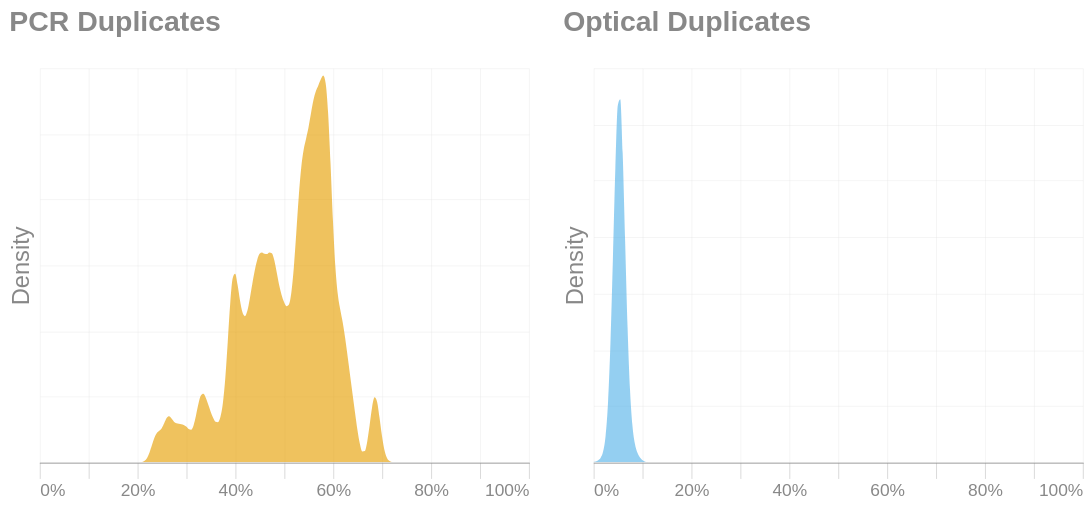

The notebook cell this image was saved under:
### Markdown cell above
## Duplication Rate
Duplication rate can vary significantly between libraries and preparation methods and it can often been a large pain-point in sequencing success. Below is a plot of duplication rate across samples, separated by PCR[^1] and Optical[^2] duplicates. Keep in mind these are kernel density estimates, so the Y-axis reflects density and not sample proportion. 

[^1]: PCR duplicates are DNA fragments identical to other ones due to PCR amplification. Unlike genomic duplicates, these reads are not biologically meaningful because they were created artificially through PCR.

[^2]: Optical duplicates are a machine reading error caused by the sequencer, where it incorrectly splits a single read into two or more identical ones.

### Code cell
dupdata = dat.select(["Sample", "% Duplicates (PCR)", "% Duplicates (Opt)"]).rename(
    {"% Duplicates (PCR)" : "PCR", "% Duplicates (Opt)": "Optical"}
)

def density_chart(col):
    color = "#E69F00" if col == 'PCR' else "#56B4E9"
    return (
        alt.Chart(dupdata, width = 310, height = 250)
        .transform_density(density=col, extent=[0, 100], bandwidth=1)
        .mark_area(opacity=0.9, line=False, fill = color, interpolate="monotone")
        .encode(
            x=alt.X('value:Q', title=None).axis(format='d', labelExpr="datum.value + '%'"),
            y=alt.Y('density:Q', title='Density').axis(labels=False).stack(False),
            tooltip=[
                alt.Tooltip('value:Q', title = "Rate (%)"),
                alt.Tooltip("density:Q", title = "Density", format = '.2f')
            ]
        )
        .properties(title=f"{col} Duplicates")
    ).add_params(alt.selection_interval(bind="scales", encodings=["x"], name=f"brush_{col}"))

with SafeRender(dupdata):
    (
        alt.hconcat(density_chart('PCR'), density_chart('Optical'))
        .properties(
            usermeta={'embedOptions': {'downloadFileName': 'duplication'}}
        )
    ).display()

### Figure 1 — Vega-Lite specification as saved in the notebook (floating-point values rounded to 4 significant figures; data arrays with more than 128 entries replaced by an {"elided": "..."} marker saying what was removed)
{"width": "container", "height": 400, "config": {"title": {"anchor": "start", "dy": -15, "fontSize": 18, "color": "#888888", "subtitleColor": "#888888", "subtitleFontSize": 14}, "arc": {"fill": "#0072B2"}, "axis": {"domainColor": "#888888", "domainWidth": 0.5, "gridWidth": 0.2, "grid": false, "titleFontWeight": 400, "titleFontSize": 15, "labelFontSize": 11, "labelColor": "#888888", "tickColor": "#888888", "tickWidth": 0.2, "titleColor": "#888888"}, "axisBand": {"grid": false}, "axisX": {"grid": true, "tickSize": 10, "domainCap": "round"}, "axisY": {"domain": false, "grid": true, "tickSize": 0, "domainCap": "round"}, "background": "transparent", "header": {"labelFontSize": 15, "labelColor": "#888888", "titleFontSize": 15, "titleFontWeight": 600, "titleColor": "#888888"}, "legend": {"labelFont": "sans-serif", "labelFontSize": 12, "labelColor": "#888888", "symbolSize": 100, "symbolType": "circle", "titleFontSize": 12, "titlePadding": 10, "titleColor": "#888888", "title": null}, "range": {"category": ["#E69F00", "#56B4E9", "#009E73", "#F0E442", "#0072B2", "#D55E00", "#CC79A7", "#000000"], "diverging": ["#cfe8f3", "#a2d4ec", "#73bfe2", "#46abdb", "#1696d2", "#12719e"]}, "area": {"fill": "#0072B2", "fillOpacity": 0.7, "line": true, "strokeOpacity": 0.7}, "line": {"color": "#0072B2", "stroke": "#0072B2", "strokeWidth": 2}, "trail": {"color": "#0072B2", "stroke": "#0072B2", "strokeWidth": 0, "size": 1}, "point": {"filled": true, "fillOpacity": 1.0, "size": 95}, "text": {"color": "#888888", "fontSize": 11, "align": "right", "fontWeight": 400, "size": 11}, "bar": {"fill": "#0072B2", "stroke": null}, "view": {"stroke": null, "continuousWidth": 660, "continuousHeight": 400}}, "hconcat": [{"mark": {"type": "area", "fill": "#E69F00", "interpolate": "monotone", "line": false, "opacity": 0.9}, "encoding": {"tooltip": [{"field": "value", "title": "Rate (%)", "type": "quantitative"}, {"field": "density", "format": ".2f", "title": "Density", "type": "quantitative"}], "x": {"axis": {"format": "d", "labelExpr": "datum.value + '%'"}, "field": "value", "title": null, "type": "quantitative"}, "y": {"axis": {"labels": false}, "field": "density", "stack": false, "title": "Density", "type": "quantitative"}}, "height": 250, "name": "view_95c83dadae836b1c_0", "title": "PCR Duplicates", "transform": [{"density": "PCR", "bandwidth": 1, "extent": [0, 100]}], "width": 310}, {"mark": {"type": "area", "fill": "#56B4E9", "interpolate": "monotone", "line": false, "opacity": 0.9}, "encoding": {"tooltip": [{"field": "value", "title": "Rate (%)", "type": "quantitative"}, {"field": "density", "format": ".2f", "title": "Density", "type": "quantitative"}], "x": {"axis": {"format": "d", "labelExpr": "datum.value + '%'"}, "field": "value", "title": null, "type": "quantitative"}, "y": {"axis": {"labels": false}, "field": "density", "stack": false, "title": "Density", "type": "quantitative"}}, "height": 250, "name": "view_2093e47e05a704cf_1", "title": "Optical Duplicates", "transform": [{"density": "Optical", "bandwidth": 1, "extent": [0, 100]}], "width": 310}], "data": {"name": "data-a9646f922b147808e109eabc9859532d"}, "params": [{"name": "brush_PCR", "select": {"type": "interval", "encodings": ["x"]}, "bind": "scales", "views": ["view_95c83dadae836b1c_0"]}, {"name": "brush_Optical", "select": {"type": "interval", "encodings": ["x"]}, "bind": "scales", "views": ["view_2093e47e05a704cf_1"]}], "usermeta": {"embedOptions": {"downloadFileName": "duplication"}}, "$schema": "https://vega.github.io/schema/vega-lite/v6.4.1.json", "datasets": {"data-a9646f922b147808e109eabc9859532d": {"elided": "192 records"}}}
